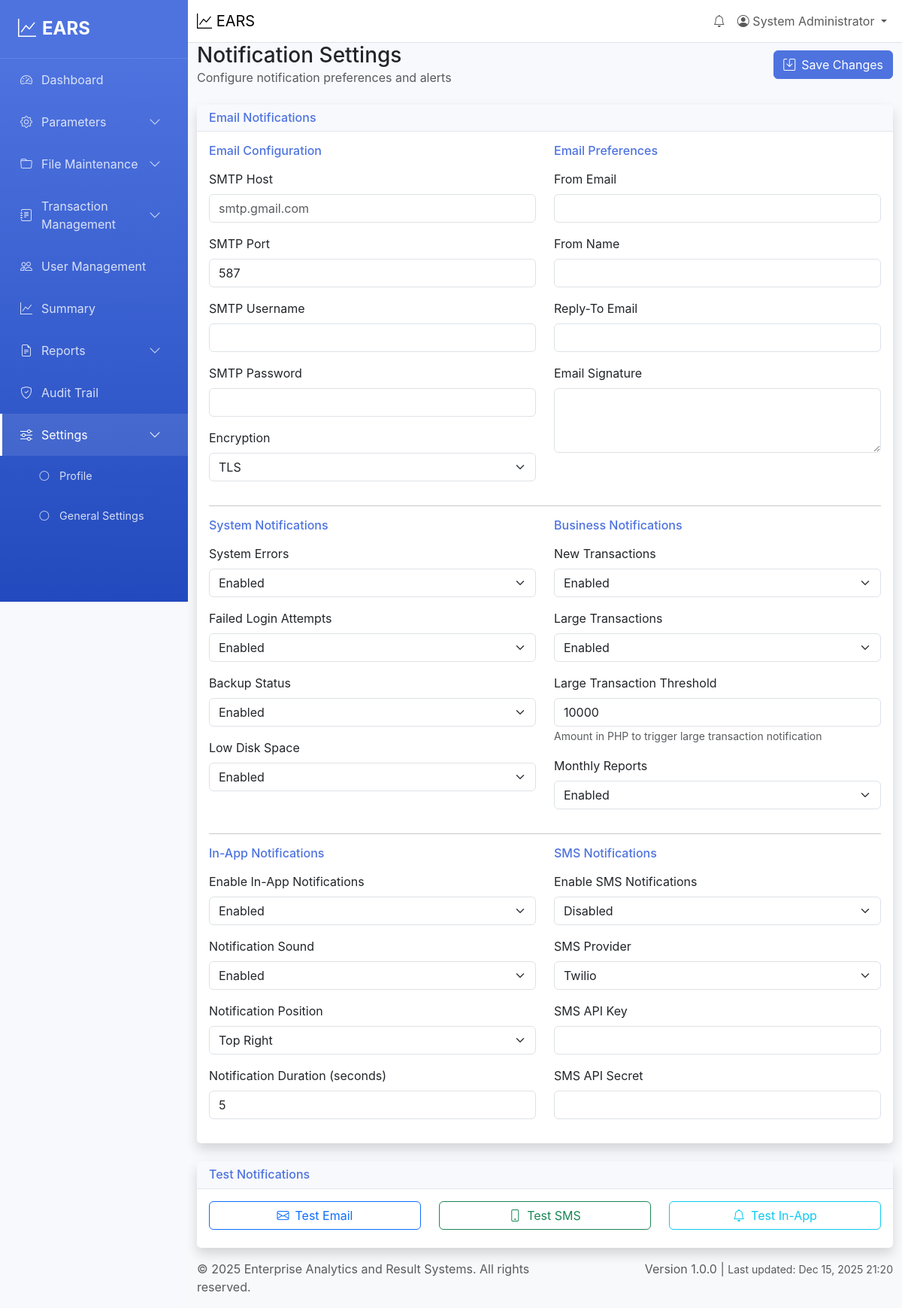
The app's page /settings/notifications (signed in) with its own data.
### tables this page shows
CREATE TABLE accounting_parameters (
    id INT AUTO_INCREMENT PRIMARY KEY,
    parameter_name VARCHAR(100) NOT NULL,
    parameter_value TEXT,
    description TEXT,
    category VARCHAR(50) DEFAULT 'general',
    created_at TIMESTAMP DEFAULT CURRENT_TIMESTAMP,
    updated_at TIMESTAMP DEFAULT CURRENT_TIMESTAMP ON UPDATE CURRENT_TIMESTAMP
);

### views/settings/notifications.php (the view, shortened to what the rows shown need)
<div class="row">
    <div class="col-12">
        <div class="d-flex justify-content-between align-items-center mb-4">
            <div>
                <h1 class="h3 mb-0">Notification Settings</h1>
                <p class="text-muted mb-0">Configure notification preferences and alerts</p>
            </div>
            <button type="button" class="btn btn-primary" onclick="saveNotificationSettings()" id="saveBtn">
                <i class="bi bi-save me-2"></i>Save Changes
            </button>
        </div>
    </div>
</div>
<div class="row">
    <div class="col-12">
        <div class="card shadow">
            <div class="card-header">
                <h6 class="m-0 font-weight-bold text-primary">Email Notifications</h6>
            </div>
            <div class="card-body">
                <form id="notificationSettingsForm">
                    <div class="row">
                        <div class="col-md-6">
                            <h6 class="text-primary mb-3">Email Configuration</h6>
                            <div class="mb-3">
                                <label for="smtp_host" class="form-label">SMTP Host</label>
                                <input type="text" class="form-control" id="smtp_host" name="smtp_host"
                                       value="<?= htmlspecialchars(getParameterValue($parameters, 'smtp_host')) ?>" placeholder="smtp.gmail.com">
                            </div>
                            <div class="mb-3">
                                <label for="smtp_port" class="form-label">SMTP Port</label>
                                <input type="number" class="form-control" id="smtp_port" name="smtp_port"
                                       value="<?= htmlspecialchars(getParameterValue($parameters, 'smtp_port', '587')) ?>" min="1" max="65535">
                            </div>
                            <div class="mb-3">
                                <label for="smtp_username" class="form-label">SMTP Username</label>
                                <input type="email" class="form-control" id="smtp_username" name="smtp_username"
                                       value="<?= htmlspecialchars(getParameterValue($parameters, 'smtp_username')) ?>">
                            </div>
                            <div class="mb-3">
                                <label for="smtp_password" class="form-label">SMTP Password</label>
                                <input type="password" class="form-control" id="smtp_password" name="smtp_password"
                                       value="<?= htmlspecialchars(getParameterValue($parameters, 'smtp_password')) ?>">
                            </div>
                            <div class="mb-3">
                                <label for="smtp_encryption" class="form-label">Encryption</label>
                                <select class="form-select" id="smtp_encryption" name="smtp_encryption">
                                    <option value="tls" <?= getParameterValue($parameters, 'smtp_encryption') === 'tls' ? 'selected' : '' ?>>TLS</option>
                                </select>
                            </div>
                        </div>
                        <div class="col-md-6">
                            <h6 class="text-primary mb-3">Email Preferences</h6>
                            <div class="mb-3">
                                <label for="from_email" class="form-label">From Email</label>
                                <input type="email" class="form-control" id="from_email" name="from_email"
                                       value="<?= htmlspecialchars(getParameterValue($parameters, 'from_email')) ?>">
                            </div>
                            <div class="mb-3">
                                <label for="from_name" class="form-label">From Name</label>
                                <input type="text" class="form-control" id="from_name" name="from_name"
                                       value="<?= htmlspecialchars(getParameterValue($parameters, 'from_name')) ?>">
                            </div>
                            <div class="mb-3">
                                <label for="reply_to_email" class="form-label">Reply-To Email</label>
                                <input type="email" class="form-control" id="reply_to_email" name="reply_to_email"
                                       value="<?= htmlspecialchars(getParameterValue($parameters, 'reply_to_email')) ?>">
                            </div>
                            <div class="mb-3">
                                <label for="email_signature" class="form-label">Email Signature</label>
                                <textarea class="form-control" id="email_signature" name="email_signature" rows="3"><?= htmlspecialchars(getParameterValue($parameters, 'email_signature')) ?></textarea>
                            </div>
                        </div>
                    </div>
                    <hr>
                    <div class="row">
                        <div class="col-md-6">
                            <h6 class="text-primary mb-3">System Notifications</h6>
                            <div class="mb-3">
                                <label for="notify_system_errors" class="form-label">System Errors</label>
                                <select class="form-select" id="notify_system_errors" name="notify_system_errors">
                                    <option value="1" <?= getParameterValue($parameters, 'notify_system_errors') === '1' ? 'selected' : '' ?>>Enabled</option>
                                </select>
                            </div>
                            <div class="mb-3">
                                <label for="notify_login_attempts" class="form-label">Failed Login Attempts</label>
                                <select class="form-select" id="notify_login_attempts" name="notify_login_attempts">
                                    <option value="1" <?= getParameterValue($parameters, 'notify_login_attempts') === '1' ? 'selected' : '' ?>>Enabled</option>
                                </select>
                            </div>
                            <div class="mb-3">
                                <label for="notify_backup_status" class="form-label">Backup Status</label>
                                <select class="form-select" id="notify_backup_status" name="notify_backup_status">
                                    <option value="1" <?= getParameterValue($parameters, 'notify_backup_status') === '1' ? 'selected' : '' ?>>Enabled</option>
                                </select>
                            </div>
                            <div class="mb-3">
                                <label for="notify_disk_space" class="form-label">Low Disk Space</label>
                                <select class="form-select" id="notify_disk_space" name="notify_disk_space">
                                    <option value="1" <?= getParameterValue($parameters, 'notify_disk_space') === '1' ? 'selected' : '' ?>>Enabled</option>
                                </select>
                            </div>
                        </div>
                        <div class="col-md-6">
                            <h6 class="text-primary mb-3">Business Notifications</h6>
                            <div class="mb-3">
                                <label for="notify_new_transactions" class="form-label">New Transactions</label>
                                <select class="form-select" id="notify_new_transactions" name="notify_new_transactions">
                                    <option value="1" <?= getParameterValue($parameters, 'notify_new_transactions') === '1' ? 'selected' : '' ?>>Enabled</option>
                                </select>
                            </div>
                            <div class="mb-3">
                                <label for="notify_large_transactions" class="form-label">Large Transactions</label>
                                <select class="form-select" id="notify_large_transactions" name="notify_large_transactions">
                                    <option value="1" <?= getParameterValue($parameters, 'notify_large_transactions') === '1' ? 'selected' : '' ?>>Enabled</option>
                                </select>
                            </div>
                            <div class="mb-3">
                                <label for="large_transaction_threshold" class="form-label">Large Transaction Threshold</label>
                                <input type="number" class="form-control" id="large_transaction_threshold" name="large_transaction_threshold"
                                       value="<?= htmlspecialchars(getParameterValue($parameters, 'large_transaction_threshold', '10000')) ?>" min="1000" step="1000">
                                <small class="form-text text-muted">Amount in PHP to trigger large transaction notification</small>
                            </div>
                            <div class="mb-3">
                                <label for="notify_monthly_reports" class="form-label">Monthly Reports</label>
                                <select class="form-select" id="notify_monthly_reports" name="notify_monthly_reports">
                                    <option value="1" <?= getParameterValue($parameters, 'notify_monthly_reports') === '1' ? 'selected' : '' ?>>Enabled</option>
                                </select>
                            </div>
                        </div>
                    </div>
                    <hr>
                    <div class="row">
                        <div class="col-md-6">
                            <h6 class="text-primary mb-3">In-App Notifications</h6>
                            <div class="mb-3">
                                <label for="enable_in_app_notifications" class="form-label">Enable In-App Notifications</label>
                                <select class="form-select" id="enable_in_app_notifications" name="enable_in_app_notifications">
                                    <option value="1" <?= getParameterValue($parameters, 'enable_in_app_notifications') === '1' ? 'selected' : '' ?>>Enabled</option>
                                </select>
                            </div>
                            <div class="mb-3">
                                <label for="notification_sound" class="form-label">Notification Sound</label>
                                <select class="form-select" id="notification_sound" name="notification_sound">
                                    <option value="1" <?= getParameterValue($parameters, 'notification_sound') === '1' ? 'selected' : '' ?>>Enabled</option>
                                </select>
                            </div>
                            <div class="mb-3">
                                <label for="notification_position" class="form-label">Notification Position</label>
                                <select class="form-select" id="notification_position" name="notification_position">
                                    <option value="top-right" <?= getParameterValue($parameters, 'notification_position') === 'top-right' ? 'selected' : '' ?>>Top Right</option>
                                </select>
                            </div>
                            <div class="mb-3">
                                <label for="notification_duration" class="form-label">Notification Duration (seconds)</label>
                                <input type="number" class="form-control" id="notification_duration" name="notification_duration"
                                       value="<?= htmlspecialchars(getParameterValue($parameters, 'notification_duration', '5')) ?>" min="1" max="30">
                            </div>
                        </div>
                        <div class="col-md-6">
                            <h6 class="text-primary mb-3">SMS Notifications</h6>
                            <div class="mb-3">
                                <label for="enable_sms_notifications" class="form-label">Enable SMS Notifications</label>
                                <select class="form-select" id="enable_sms_notifications" name="enable_sms_notifications">
                                    <option value="0" <?= getParameterValue($parameters, 'enable_sms_notifications') === '0' ? 'selected' : '' ?>>Disabled</option>
                                </select>
                            </div>
                            <div class="mb-3">
                                <label for="sms_provider" class="form-label">SMS Provider</label>
                                <select class="form-select" id="sms_provider" name="sms_provider">
                                    <option value="twilio" <?= getParameterValue($parameters, 'sms_provider') === 'twilio' ? 'selected' : '' ?>>Twilio</option>
                                </select>
                            </div>
                            <div class="mb-3">
                                <label for="sms_api_key" class="form-label">SMS API Key</label>
                                <input type="text" class="form-control" id="sms_api_key" name="sms_api_key"
                                       value="<?= htmlspecialchars(getParameterValue($parameters, 'sms_api_key')) ?>">
                            </div>
                            <div class="mb-3">
                                <label for="sms_api_secret" class="form-label">SMS API Secret</label>
                                <input type="password" class="form-control" id="sms_api_secret" name="sms_api_secret"
                                       value="<?= htmlspecialchars(getParameterValue($parameters, 'sms_api_secret')) ?>">
                            </div>
                        </div>
                    </div>
                </form>
            </div>
        </div>
    </div>
</div>
<div class="row mt-4">
    <div class="col-12">
        <div class="card shadow">
            <div class="card-header">
                <h6 class="m-0 font-weight-bold text-primary">Test Notifications</h6>
            </div>
            <div class="card-body">
                <div class="row">
                    <div class="col-md-4">
                        <button type="button" class="btn btn-outline-primary w-100 mb-2" onclick="testEmailNotification()">
                            <i class="bi bi-envelope me-2"></i>Test Email
                        </button>
                    </div>
                    <div class="col-md-4">
                        <button type="button" class="btn btn-outline-success w-100 mb-2" onclick="testSMSNotification()">
                            <i class="bi bi-phone me-2"></i>Test SMS
                        </button>
                    </div>
                    <div class="col-md-4">
                        <button type="button" class="btn btn-outline-info w-100 mb-2" onclick="testInAppNotification()">
                            <i class="bi bi-bell me-2"></i>Test In-App
                        </button>
                    </div>
                </div>
            </div>
        </div>
    </div>
</div>
<?php
function getParameterValue($parameters, $name, $default = '') {
    foreach ($parameters as $param) {
        if ($param['parameter_name'] === $name) {
            return $param['parameter_value'];
        }
    }
    return $default;
}
?>

### records on screen
accounting_parameters: smtp_port "587"
accounting_parameters: smtp_encryption "TLS"
accounting_parameters: notify_system_errors "Enabled"
accounting_parameters: notify_login_attempts "Enabled"
accounting_parameters: notify_backup_status "Enabled"
accounting_parameters: notify_disk_space "Enabled"
accounting_parameters: notify_new_transactions "Enabled"
accounting_parameters: notify_large_transactions "Enabled"
accounting_parameters: large_transaction_threshold "10000"
accounting_parameters: notify_monthly_reports "Enabled"
accounting_parameters: enable_in_app_notifications "Enabled"
accounting_parameters: notification_sound "Enabled"
accounting_parameters: notification_position "Top Right"
accounting_parameters: notification_duration "5"
accounting_parameters: enable_sms_notifications "Disabled"
accounting_parameters: sms_provider "Twilio"

### other values on screen
$user['full_name'] "System Administrator"
APP_NAME "Enterprise Analytics and Result Systems"
APP_VERSION "1.0.0"
